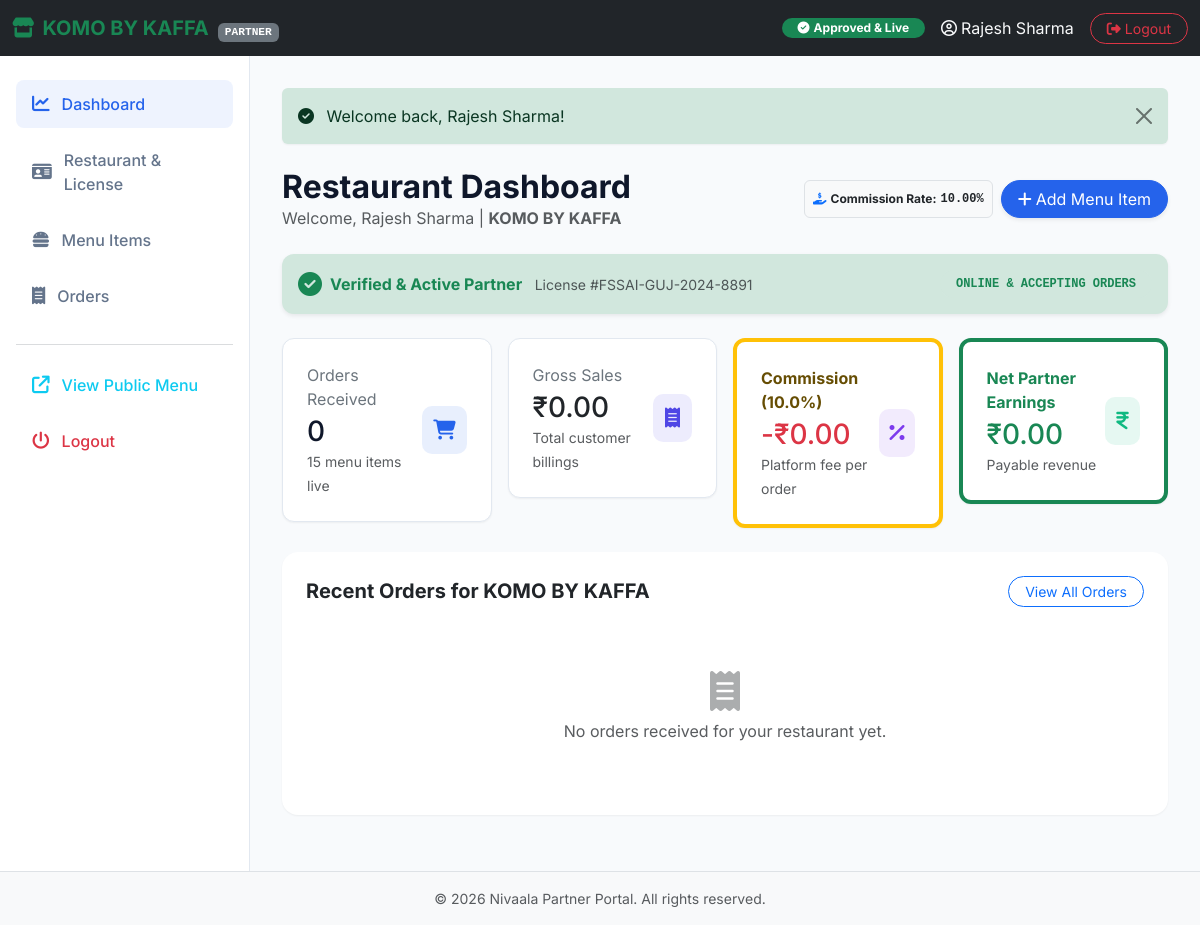
The app's page /restaurant/dashboard.php (signed in) with its own data.
### tables this page shows
CREATE TABLE `restaurants` (
  `id` int(11) NOT NULL AUTO_INCREMENT,
  `owner_id` int(11) NOT NULL,
  `restaurant_name` varchar(150) NOT NULL,
  `owner_name` varchar(150) NOT NULL,
  `email` varchar(150) NOT NULL,
  `phone` varchar(20) NOT NULL,
  `address` text NOT NULL,
  `city` varchar(100) NOT NULL,
  `state` varchar(100) NOT NULL,
  `license_number` varchar(100) NOT NULL,
  `license_issue_date` date NOT NULL,
  `license_expiry_date` date NOT NULL,
  `license_document` varchar(255) NOT NULL,
  `logo` varchar(255) DEFAULT NULL,
  `description` text DEFAULT NULL,
  `commission_rate` decimal(5,2) NOT NULL DEFAULT 10.00,
  `status` enum('Pending','Approved','Rejected','Suspended') NOT NULL DEFAULT 'Pending',
  `rejection_reason` text DEFAULT NULL,
  `approved_by` int(11) DEFAULT NULL,
  `approved_at` datetime DEFAULT NULL,
  `created_at` timestamp NOT NULL DEFAULT current_timestamp(),
  `updated_at` timestamp NOT NULL DEFAULT current_timestamp() ON UPDATE current_timestamp(),
  PRIMARY KEY (`id`),
  UNIQUE KEY `email` (`email`),
  UNIQUE KEY `license_number` (`license_number`),
  KEY `owner_id` (`owner_id`),
  KEY `approved_by` (`approved_by`),
  CONSTRAINT `restaurants_ibfk_1` FOREIGN KEY (`owner_id`) REFERENCES `users` (`id`) ON DELETE CASCADE,
  CONSTRAINT `restaurants_ibfk_2` FOREIGN KEY (`approved_by`) REFERENCES `users` (`id`) ON DELETE SET NULL
);

### restaurant/dashboard.php (the view, shortened to what this page needs)
<?php
include_once 'includes/header.php';
$rest_id = $restaurant['id'];
try {
    $stmt = $conn->prepare("SELECT COUNT(*) as total, SUM(is_available = 1) as available FROM food_items WHERE restaurant_id = ?");
    $stmt->execute([$rest_id]);
    $food_stats = $stmt->fetch();
    $active_menu_items = (int)($food_stats['available'] ?? 0);
    $stmt = $conn->prepare("SELECT COUNT(o.id) as total_orders,
                                   SUM(o.total_amount) as gross_sales,
                                   SUM(o.commission_amount) as total_commission,
                                   SUM(o.partner_earnings) as net_earnings
                            FROM orders o
                            WHERE o.restaurant_id = ?
                            AND o.status != 'Cancelled'");
    $stmt->execute([$rest_id]);
    $order_stats = $stmt->fetch();
    $total_orders = (int)($order_stats['total_orders'] ?? 0);
    $gross_sales = (float)($order_stats['gross_sales'] ?? 0.0);
    $total_commission = (float)($order_stats['total_commission'] ?? 0.0);
    $net_earnings = (float)($order_stats['net_earnings'] ?? ($gross_sales - $total_commission));
    $recent_stmt = $conn->prepare("SELECT o.*, u.name as customer_name
                                  FROM orders o
                                  JOIN users u ON o.user_id = u.id
                                  WHERE o.restaurant_id = ?
                                  ORDER BY o.id DESC
                                  LIMIT 5");
    $recent_stmt->execute([$rest_id]);
    $recent_orders = $recent_stmt->fetchAll();
} catch (PDOException $e) {
    die("Error fetching dashboard statistics: " . $e->getMessage());
}
?>
<div class="d-flex justify-content-between align-items-center mb-4">
  <div>
    <h2 class="fw-bold mb-0">Restaurant Dashboard</h2>
    <p class="text-muted mb-0">Welcome, <?php echo htmlspecialchars($restaurant['owner_name']); ?> | <strong><?php echo htmlspecialchars($restaurant['restaurant_name']); ?></strong></p>
  </div>
  <div class="d-flex gap-2">
    <span class="badge bg-light text-dark border p-2 d-flex align-items-center">
      <i class="fa-solid fa-hand-holding-dollar text-primary me-1"></i>Commission Rate: <strong class="ms-1 font-monospace"><?php echo number_format((float)($restaurant['commission_rate'] ?? 10.00), 2); ?>%</strong>
    </span>
    <a href="food-items.php?action=add" class="btn btn-primary rounded-pill px-3 shadow-sm">
      <i class="fa-solid fa-plus me-1"></i>Add Menu Item
    </a>
  </div>
</div>
<?php if ($restaurant['status'] === 'Pending'): ?>
  <div class="alert alert-warning border-0 shadow-sm p-4 mb-4" style="border-radius: 14px;">
    <div class="d-flex align-items-start gap-3">
      <i class="fa-solid fa-hourglass-half fs-2 text-warning mt-1"></i>
      <div>
        <h5 class="fw-bold text-warning-emphasis mb-1">License Verification Pending Admin Approval</h5>
        <p class="mb-2 text-secondary">
          Your restaurant application and license document (<strong><?php echo htmlspecialchars($restaurant['license_number']); ?></strong>) have been submitted and are currently being reviewed by our compliance team.
        </p>
        <div class="small text-muted">
          <i class="fa-solid fa-circle-info me-1"></i>You can continue setting up your food menu and business profile. Your restaurant will become live for customer orders as soon as the administrator verifies your license.
        </div>
      </div>
    </div>
  </div>
<?php else: ?>
  <div class="alert alert-success border-0 shadow-sm p-3 mb-4 d-flex align-items-center justify-content-between" style="border-radius: 12px;">
    <div class="d-flex align-items-center gap-2">
      <i class="fa-solid fa-circle-check fs-4 text-success"></i>
      <div>
        <strong class="text-success">Verified & Active Partner</strong>
        <span class="text-muted small ms-2 d-none d-md-inline">License #<?php echo htmlspecialchars($restaurant['license_number']); ?></span>
      </div>
    </div>
    <span class="badge bg-success-subtle text-success px-3 py-2 rounded-pill font-monospace">ONLINE & ACCEPTING ORDERS</span>
  </div>
<?php endif; ?>
<div class="row g-3 mb-4">
  <div class="col-xl-3 col-md-6 col-6">
    <div class="stat-card shadow-sm-custom">
      <div>
        <span class="text-secondary text-sm d-block mb-1">Orders Received</span>
        <h3 class="fw-extrabold mb-0"><?php echo $total_orders; ?></h3>
        <span class="text-muted small"><?php echo $active_menu_items; ?> menu items live</span>
      </div>
      <div class="stat-icon stat-primary">
        <i class="fa-solid fa-cart-shopping"></i>
      </div>
    </div>
  </div>
  <div class="col-xl-3 col-md-6 col-6">
    <div class="stat-card shadow-sm-custom">
      <div>
        <span class="text-secondary text-sm d-block mb-1">Gross Sales</span>
        <h3 class="fw-extrabold text-dark mb-0">₹<?php echo number_format($gross_sales, 2); ?></h3>
        <span class="text-muted small">Total customer billings</span>
      </div>
      <div class="stat-icon stat-secondary">
        <i class="fa-solid fa-receipt"></i>
      </div>
    </div>
  </div>
  <div class="col-xl-3 col-md-6 col-6">
    <div class="stat-card shadow-sm-custom border-start border-4 border-warning">
      <div>
        <span class="text-warning-emphasis text-sm fw-bold d-block mb-1">Commission (<?php echo number_format((float)($restaurant['commission_rate'] ?? 10.00), 1); ?>%)</span>
        <h3 class="fw-extrabold text-danger mb-0">-₹<?php echo number_format($total_commission, 2); ?></h3>
        <span class="text-muted small">Platform fee per order</span>
      </div>
      <div class="stat-icon stat-accent">
        <i class="fa-solid fa-percent"></i>
      </div>
    </div>
  </div>
  <div class="col-xl-3 col-md-6 col-6">
    <div class="stat-card shadow-sm-custom border-start border-4 border-success">
      <div>
        <span class="text-success text-sm fw-bold d-block mb-1">Net Partner Earnings</span>
        <h3 class="fw-extrabold text-success mb-0">₹<?php echo number_format($net_earnings, 2); ?></h3>
        <span class="text-muted small">Payable revenue</span>
      </div>
      <div class="stat-icon stat-success">
        <i class="fa-solid fa-indian-rupee-sign"></i>
      </div>
    </div>
  </div>
</div>
<div class="card border-0 shadow-sm-custom p-4 mb-4" style="border-radius: 16px;">
  <div class="d-flex justify-content-between align-items-center mb-3">
    <h5 class="fw-bold mb-0">Recent Orders for <?php echo htmlspecialchars($restaurant['restaurant_name']); ?></h5>
    <a href="orders.php" class="btn btn-sm btn-outline-primary rounded-pill px-3">View All Orders</a>
  </div>
  <?php if (!empty($recent_orders)): ?>
    <div class="table-responsive">
      <table class="table align-middle">
        <thead class="text-secondary fw-semibold">
          <tr>
            <th>Order ID</th>
            <th>Customer</th>
            <th>Gross Value</th>
            <th>Commission (<?php echo number_format((float)($restaurant['commission_rate'] ?? 10.00), 0); ?>%)</th>
            <th>Net Earning</th>
            <th>Status</th>
            <th>Payment</th>
            <th>Ordered At</th>
            <th class="text-end">Action</th>
          </tr>
        </thead>
        <tbody>
          <?php foreach ($recent_orders as $order):
            $badge_class = 'badge-pending';
            if ($order['status'] === 'Preparing') $badge_class = 'badge-preparing';
            elseif ($order['status'] === 'Out for Delivery') $badge_class = 'badge-delivery';
            elseif ($order['status'] === 'Delivered') $badge_class = 'badge-delivered';
            elseif ($order['status'] === 'Cancelled') $badge_class = 'badge-cancelled';
            $ord_comm = (float)($order['commission_amount'] ?? ($order['total_amount'] * 0.10));
            $ord_net = (float)($order['partner_earnings'] ?? ($order['total_amount'] - $ord_comm));
          ?>
            <tr>
              <td class="fw-bold">#<?php echo $order['id']; ?></td>
              <td><?php echo htmlspecialchars($order['customer_name']); ?></td>
              <td class="fw-bold">₹<?php echo number_format($order['total_amount'], 2); ?></td>
              <td class="text-danger font-monospace small">-₹<?php echo number_format($ord_comm, 2); ?></td>
              <td class="fw-bold text-success font-monospace">₹<?php echo number_format($ord_net, 2); ?></td>
              <td>
                <span class="badge rounded-pill px-2.5 py-1.5 <?php echo $badge_class; ?>">
                  <?php echo htmlspecialchars($order['status']); ?>
                </span>
              </td>
              <td><?php echo htmlspecialchars($order['payment_method']); ?></td>
              <td><?php echo date('d M Y, h:i A', strtotime($order['created_at'])); ?></td>
              <td class="text-end">
                <a href="orders.php?order_id=<?php echo $order['id']; ?>" class="btn btn-sm btn-light border rounded-pill px-3">
                  <i class="fa-regular fa-eye me-1"></i>Manage
                </a>
              </td>
            </tr>
          <?php endforeach; ?>
        </tbody>
      </table>
    </div>
  <?php else: ?>
    <div class="text-center py-5">
      <i class="fa-solid fa-receipt text-muted fs-1 mb-2 opacity-50"></i>
      <p class="text-muted mb-0">No orders received for your restaurant yet.</p>
    </div>
  <?php endif; ?>
</div>
<?php include_once 'includes/footer.php'; ?>

### restaurant/includes/header.php (shortened to what this page needs)
<?php
require_once '../config/db.php';
$owner_id = $_SESSION['user_id'];
$restaurant = null;
try {
    $stmt = $conn->prepare("SELECT * FROM restaurants WHERE owner_id = ?");
    $stmt->execute([$owner_id]);
    $restaurant = $stmt->fetch();
} catch (PDOException $e) {}
$current_page = basename($_SERVER['PHP_SELF']);
?>
<!DOCTYPE html>
<html lang="en">
<head>
  <link href="https://cdn.jsdelivr.net/npm/bootstrap@5.3.0/dist/css/bootstrap.min.css" rel="stylesheet">
  <link href="https://cdnjs.cloudflare.com/ajax/libs/font-awesome/6.4.0/css/all.min.css" rel="stylesheet">
  <link href="../assets/css/style.css" rel="stylesheet">
</head>
<body>
  <nav class="navbar navbar-expand-lg navbar-dark bg-dark sticky-top">
    <div class="container-fluid">
      <a class="navbar-brand fw-bold text-success d-flex align-items-center" href="dashboard.php">
        <i class="fa-solid fa-store me-2 text-success"></i>
        <span><?php echo htmlspecialchars($restaurant['restaurant_name']); ?> <span class="badge bg-secondary text-sm font-monospace ms-1" style="font-size: 0.7rem;">PARTNER</span></span>
      </a>
      <div class="ms-auto d-flex align-items-center gap-3">
        <?php if ($restaurant['status'] === 'Approved'): ?>
          <span class="badge bg-success px-3 py-1.5 rounded-pill d-none d-sm-inline-block"><i class="fa-solid fa-circle-check me-1"></i>Approved & Live</span>
        <?php elseif ($restaurant['status'] === 'Pending'): ?>
          <span class="badge bg-warning text-dark px-3 py-1.5 rounded-pill d-none d-sm-inline-block"><i class="fa-solid fa-clock me-1"></i>Pending Admin Approval</span>
        <?php elseif ($restaurant['status'] === 'Rejected'): ?>
          <span class="badge bg-danger px-3 py-1.5 rounded-pill d-none d-sm-inline-block"><i class="fa-solid fa-circle-xmark me-1"></i>Action Required (Rejected)</span>
        <?php elseif ($restaurant['status'] === 'Suspended'): ?>
          <span class="badge bg-secondary px-3 py-1.5 rounded-pill d-none d-sm-inline-block"><i class="fa-solid fa-ban me-1"></i>Suspended</span>
        <?php endif; ?>
        <span class="text-light d-none d-md-inline"><i class="fa-regular fa-user-circle me-1"></i><?php echo htmlspecialchars($_SESSION['user_name']); ?></span>
        <a href="../logout.php" class="btn btn-outline-danger btn-sm rounded-pill px-3"><i class="fa-solid fa-right-from-bracket me-1"></i>Logout</a>
      </div>
    </div>
  </nav>
  <div class="admin-container">
    <aside class="admin-sidebar shadow-sm">
      <nav class="nav flex-column">
        <a href="dashboard.php" class="sidebar-link <?php echo $current_page === 'dashboard.php' ? 'active' : ''; ?>">
          <i class="fa-solid fa-chart-line"></i>Dashboard
        </a>
        <a href="profile.php" class="sidebar-link <?php echo $current_page === 'profile.php' ? 'active' : ''; ?>">
          <i class="fa-solid fa-id-card"></i>Restaurant & License
        </a>
        <a href="food-items.php" class="sidebar-link <?php echo $current_page === 'food-items.php' ? 'active' : ''; ?>">
          <i class="fa-solid fa-burger"></i>Menu Items
        </a>
        <a href="orders.php" class="sidebar-link <?php echo $current_page === 'orders.php' ? 'active' : ''; ?>">
          <i class="fa-solid fa-receipt"></i>Orders
        </a>
        <hr class="my-3 text-secondary">
        <a href="../index.php?restaurant_id=<?php echo $restaurant['id']; ?>" class="sidebar-link text-info" target="_blank">
          <i class="fa-solid fa-arrow-up-right-from-square"></i>View Public Menu
        </a>
        <a href="../logout.php" class="sidebar-link text-danger">
          <i class="fa-solid fa-power-off"></i>Logout
        </a>
      </nav>
    </aside>
    <main class="admin-content">
      <?php if (isset($_SESSION['success'])): ?>
        <div class="alert alert-success alert-dismissible fade show border-0 shadow-sm-custom mb-4" role="alert">
          <i class="fa-solid fa-circle-check me-2"></i>
          <?php echo $_SESSION['success']; unset($_SESSION['success']); ?>
          <button type="button" class="btn-close" data-bs-dismiss="alert" aria-label="Close"></button>
        </div>
      <?php endif; ?>

### records on screen
restaurants: restaurant_name "KOMO BY KAFFA", owner_name "Rajesh Sharma", commission_rate "10.00", license_number "FSSAI-GUJ-2024-8891", commission_rate "10.0"

### other values on screen
$_SESSION['user_name'] "Rajesh Sharma"
$_SESSION['success'] "Welcome back, Rajesh Sharma!"
$total_orders "0"
$active_menu_items "15"
$gross_sales "0.00"
$total_commission "0.00"
$net_earnings "0.00"
